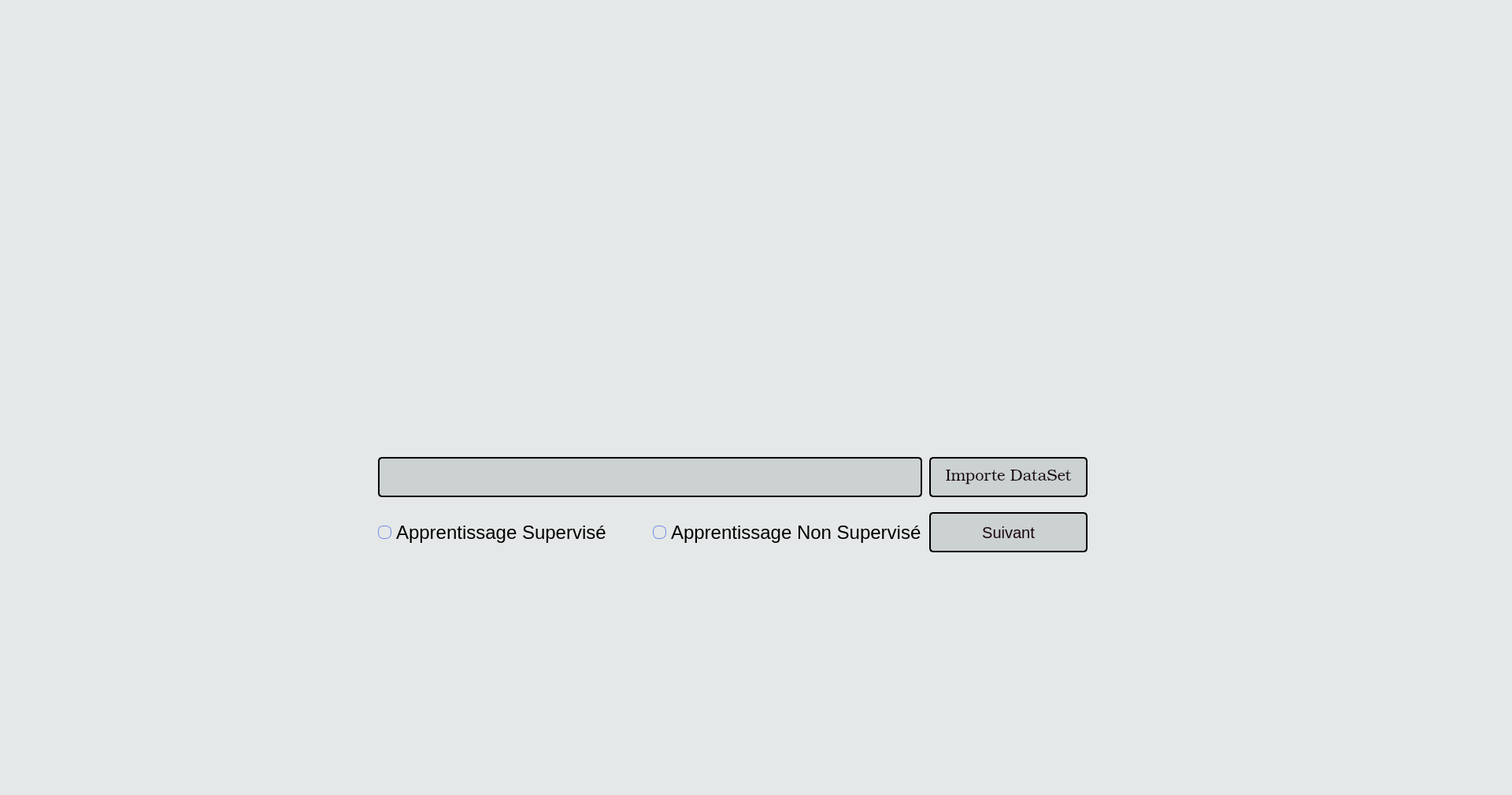
<?xml version="1.0" encoding="UTF-8"?>
<ui version="4.0">
 <class>DATAMINING</class>
 <widget class="QDialog" name="DATAMINING">
  <property name="geometry">
   <rect>
    <x>0</x>
    <y>0</y>
    <width>1920</width>
    <height>1009</height>
   </rect>
  </property>
  <property name="windowTitle">
   <string>DATA MINING</string>
  </property>
  <property name="styleSheet">
   <string notr="true">background-color: #E5E8E8;</string>
  </property>
  <widget class="QPushButton" name="browse">
   <property name="geometry">
    <rect>
     <x>1180</x>
     <y>580</y>
     <width>201</width>
     <height>51</height>
    </rect>
   </property>
   <property name="font">
    <font>
     <family>URW Bookman</family>
     <pointsize>-1</pointsize>
     <weight>3</weight>
     <italic>false</italic>
     <bold>false</bold>
     <stylestrategy>PreferAntialias</stylestrategy>
    </font>
   </property>
   <property name="styleSheet">
    <string notr="true">QPushButton{
    background: #FFFFFF;
    background-color:#CCD1D1;
	font: 25 11pt &quot;URW Bookman&quot;;
    border: 2px solid #000000; 
    border-radius: 5px; 
    font-size:20px;
    color: #19060f;

}
QPushButton:hover{
     border: 2px solid #6E89E2; 
     background: #FFFFFF;
      background-color:#FFFFFF;
      color: #000000;
}</string>
   </property>
   <property name="text">
    <string>Importe DataSet</string>
   </property>
   <property name="icon">
    <iconset>
     <normalon>:/newPrefix/icons8-import-64.png</normalon>
    </iconset>
   </property>
   <property name="iconSize">
    <size>
     <width>30</width>
     <height>30</height>
    </size>
   </property>
  </widget>
  <widget class="QWidget" name="widget" native="true">
   <property name="geometry">
    <rect>
     <x>-110</x>
     <y>-80</y>
     <width>2121</width>
     <height>1711</height>
    </rect>
   </property>
   <property name="styleSheet">
    <string notr="true">background-image: url(:/newPrefix/social-data-mining.png);</string>
   </property>
  </widget>
  <widget class="QPushButton" name="pushButton">
   <property name="geometry">
    <rect>
     <x>1180</x>
     <y>650</y>
     <width>201</width>
     <height>51</height>
    </rect>
   </property>
   <property name="styleSheet">
    <string notr="true">QPushButton{
    background: #FFFFFF;
    background-color:#CCD1D1;
	font: 25 11pt &quot;URW Bookman&quot;;
    border: 2px solid #000000; 
    border-radius: 5px; 
    font-size:20px;
    color: #19060f;

}
QPushButton:hover{
     border: 2px solid #6E89E2; 
     background: #FFFFFF;
      background-color:#FFFFFF;
      color: #000000;
}</string>
   </property>
   <property name="text">
    <string>Suivant</string>
   </property>
   <property name="icon">
    <iconset>
     <normalon>:/newPrefix/right.png</normalon>
    </iconset>
   </property>
   <property name="iconSize">
    <size>
     <width>30</width>
     <height>30</height>
    </size>
   </property>
  </widget>
  <widget class="QWidget" name="layoutWidget">
   <property name="geometry">
    <rect>
     <x>480</x>
     <y>650</y>
     <width>691</width>
     <height>51</height>
    </rect>
   </property>
   <layout class="QHBoxLayout" name="horizontalLayout">
    <item>
     <widget class="QRadioButton" name="radioButton">
      <property name="font">
       <font>
        <pointsize>18</pointsize>
       </font>
      </property>
      <property name="styleSheet">
       <string notr="true">QRadioButton {
   background-color: #E5E8E8;
   color: black;
   
}
QRadioButton::indicator {
   width: 10px;
   height: 10px;
   border-radius: 5px;
}
QRadioButton::indicator::unchecked{ 
   border: 1px solid; 
   border-color: #6E89E2;
   border-radius: 7px;
   background-color: #E5E8E8; 
   width: 15px; 
   height: 15px; 
}
QRadioButton::indicator::checked{ 
   border: 1px solid; 
   border-color: #000000;
   border-radius: 8px;
   background-color: #6E89E2; 
   width: 15px; 
   height: 15px; 
}
QRadioButton:hover{

     color: #6E89E2;
     font: 25 11pt  #6E89E2;
}</string>
      </property>
      <property name="text">
       <string>Apprentissage Supervisé</string>
      </property>
     </widget>
    </item>
    <item>
     <widget class="QRadioButton" name="radioButton_2">
      <property name="font">
       <font>
        <pointsize>18</pointsize>
       </font>
      </property>
      <property name="styleSheet">
       <string notr="true">QRadioButton {
   background-color: #E5E8E8;
   color: black;
   
}
QRadioButton::indicator {
   width: 10px;
   height: 10px;
   border-radius: 5px;
}
QRadioButton::indicator::unchecked{ 
   border: 1px solid; 
   border-color: #6E89E2;
   border-radius: 7px;
   background-color: #E5E8E8; 
   width: 15px; 
   height: 15px; 
}
QRadioButton::indicator::checked{ 
   border: 1px solid; 
   border-color: #000000;
   border-radius: 8px;
   background-color: #6E89E2; 
   width: 15px; 
   height: 15px; 
}
QRadioButton:hover{

     color: #6E89E2;
     font: 25 11pt  #6E89E2;
}</string>
      </property>
      <property name="text">
       <string>Apprentissage Non Supervisé</string>
      </property>
     </widget>
    </item>
   </layout>
  </widget>
  <widget class="QTextEdit" name="textEdit">
   <property name="geometry">
    <rect>
     <x>480</x>
     <y>580</y>
     <width>691</width>
     <height>51</height>
    </rect>
   </property>
   <property name="styleSheet">
    <string notr="true">QTextEdit{
    background: #FFFFFF;
    background-color:#CCD1D1;
	font: 25 11pt &quot;URW Bookman&quot;;
    border: 2px solid #000000; 
    border-radius: 5px; 
    font-size:20px;
    color: #000000;

}
QTextEdit:hover{
     border: 2px solid #6E89E2; 
     background: #FFFFFF;
      background-color:#FFFFFF;
      color: #000000;
}</string>
   </property>
  </widget>
  <zorder>widget</zorder>
  <zorder>pushButton</zorder>
  <zorder>layoutWidget</zorder>
  <zorder>textEdit</zorder>
  <zorder>browse</zorder>
 </widget>
 <resources>
  <include location="image.qrc"/>
 </resources>
 <connections/>
</ui>
